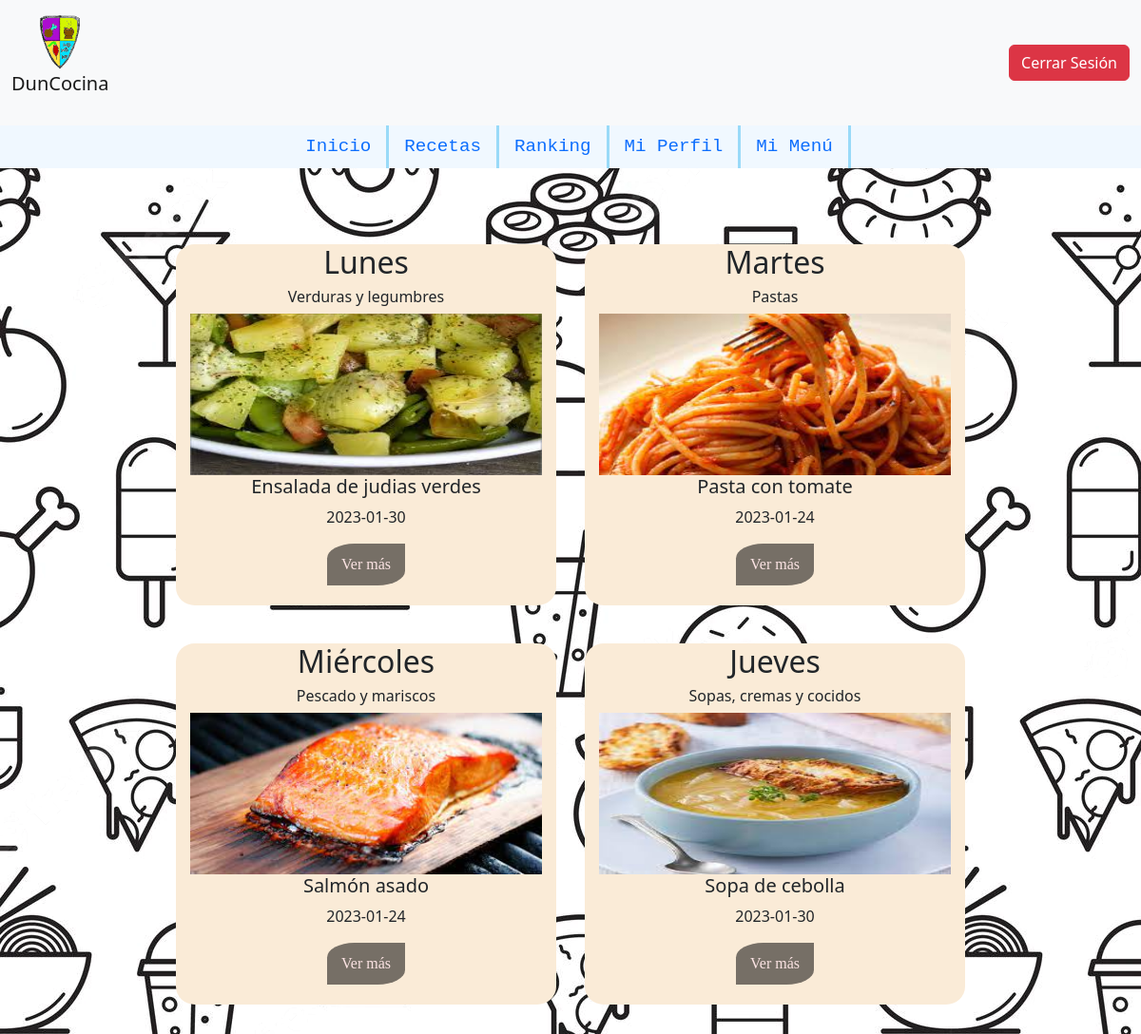
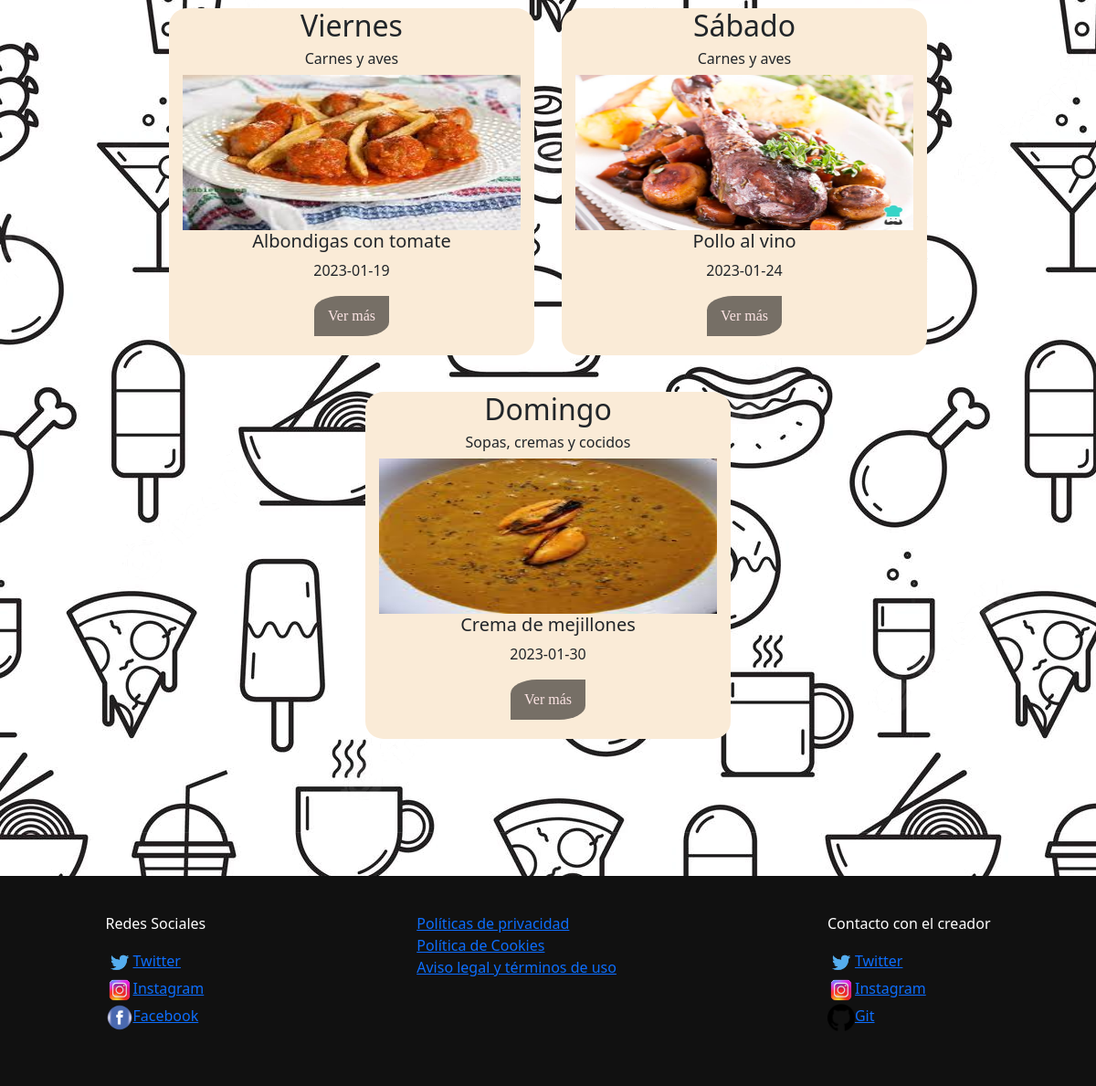
The page /php/mi_menu.php (signed in) on the database its author committed (2 pictures, top to bottom).
### tables this page shows
CREATE TABLE `receta` (
  `id_receta` int(3) NOT NULL,
  `id_user` int(2) NOT NULL,
  `nombre` varchar(50) NOT NULL,
  `imagen` varchar(350) NOT NULL,
  `tiempo` int(3) NOT NULL,
  `categoria` varchar(30) NOT NULL,
  `ingredientes` varchar(350) NOT NULL,
  `alergenos` varchar(50) DEFAULT NULL,
  `pasos` varchar(1000) NOT NULL,
  `fecha` date NOT NULL COMMENT 'Fecha de subida de la receta',
  `puntuacion` int(5) NOT NULL DEFAULT 0
);

### php/mi_menu.php (the view, shortened to what this page needs)
<!DOCTYPE html>
<html lang="es">
<head>
    <link href="https://cdn.jsdelivr.net/npm/bootstrap@5.2.0/dist/css/bootstrap.min.css" rel="stylesheet">
    <link  rel="stylesheet" type="text/css" href="../estilos/estilos.css?1.5"/>
</head>
<body>
    <?php
    require('./funciones.php');
    $conexion=conexion();
    if(isset($_SESSION['id'])){
        if($_SESSION['id']!='01'){
            $id_user=$_SESSION['id'];
            $r1=".";
            $e1="..";
            $e2=".";
            $i="../";
            echo insert_cab($r1,$i);
            echo insert_nav($e1,$e2);
            $comprobar="select count(id_user) from menu where id_user=?";
            $consulta=$conexion->prepare($comprobar);
            $consulta->bind_param("i",$id_user);
            $consulta->bind_result($hallar);
            $consulta->execute();
            if($hallar==1){
                $sentencia="select lunes, martes, miercoles, jueves, viernes, sabado
                ,domingo, fecha from menu where id_user=?";
                $consulta=$conexion->prepare($sentencia);
                $consulta->bind_param("i",$id_user);
                $consulta->bind_result($lunes,$martes, $miercoles,
                    $jueves, $viernes, $sabado, $domingo, $fecha);
                $consulta->execute();
                $array_dias=array($lunes,$martes, $miercoles,
                $jueves, $viernes, $sabado, $domingo);
                $dias_semana=array("Lunes","Martes","Miércoles","Jueves","Viernes"
                ,"Sábado","Domingo");
                echo"<main><div class='contenedor'>";
                for($i=0;$i<count($array_dias);$i++){
                    $sentencia="select id_receta, nombre, imagen, tiempo,
                        categoria, ingredientes, alergenos, pasos, fecha from receta where id_receta=?";
                    $consulta=$conexion->prepare($sentencia);
                    $consulta->bind_param("i",$array_dias[$i]);
                    $consulta->bind_result($id_receta ,$nombre, $imagen, $tiempo,
                        $categoria, $ingredientes, $alergenos, $pasos, $fecha_subida);
                    $consulta->execute();
                    $consulta->store_result();
                    while($consulta->fetch()){
                            echo'
                            <div class="tarjeta_receta">
                                <h2>'.$dias_semana[$i].'</h2>
                                <h6>'.$categoria.'</h6>
                                <img src="../'.$imagen.'" class="card-img-top" alt="...">
                                <div class="cuerpo_t">
                                    <h5>'.$nombre.'</h5>
                                </div>
                                <div class="data_t">
                                        <p>'.$fecha_subida.'</p>
                                </div>
                                <a href='.$e2.'/ver_receta.php?id_receta='.$id_receta.'>Ver más</a>
                            </div>
                        ';
                    }
                }
                echo'</div></main>';
            }
        }
    }
    echo insert_footer();
    ?>
</body>

### estilos/estilos.css (style rules this page uses)
html { min-height: 100%; position: relative; }
* { margin:0%; padding:0%; }
body { background-image: url("../imagenes/fondos/fondo1.webp"); width: 100%; height: 100%; margin: 0; }
main { margin-bottom: 30%; }
.contenedor { margin-top: 5%; display: flex; justify-content:center; flex-wrap: wrap; }
.tarjeta_receta { border-radius: 5%; background-color: antiquewhite; width: 400px; height: 380px; margin: 20px 15px; display: flex; flex-direction: column; align-items: center; transition-duration: 1s; }
.tarjeta_receta img { height: 170px; width:370px; }
.tarjeta_receta a { border-radius: 35%0; background-color: rgb(118, 111, 102); font-size: medium; padding: 10px 15px; display: block; text-align: center; color: rgb(252, 228, 228); text-decoration: none; font-family: cursive; }
.tarjeta_receta a { margin-bottom:20px }
.cuerpo_t { display: contents; }
.data_t { width: 400px; display: flex; justify-content: space-around; }

### rows shown on the page
receta: i "Lunes", categoria "Verduras y legumbres", imagen (picture), nombre "Ensalada de judias verdes", fecha "2023-01-30"
receta: i "Martes", categoria "Pastas", imagen (picture), nombre "Pasta con tomate", fecha "2023-01-24"
receta: i "Miércoles", categoria "Pescado y mariscos", imagen (picture), nombre "Salmón asado", fecha "2023-01-24"
receta: i "Jueves", categoria "Sopas, cremas y cocidos", imagen (picture), nombre "Sopa de cebolla", fecha "2023-01-30"
receta: i "Viernes", categoria "Carnes y aves", imagen (picture), nombre "Albondigas con tomate", fecha "2023-01-19"
receta: i "Sábado", categoria "Carnes y aves", imagen (picture), nombre "Pollo al vino", fecha "2023-01-24"
receta: i "Domingo", categoria "Sopas, cremas y cocidos", imagen (picture), nombre "Crema de mejillones", fecha "2023-01-30"
